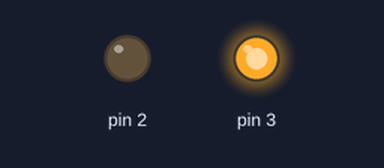
A sketch run on a simulated Arduino Uno, built with avr-gcc and run on an emulated ATmega328P. Parts: output pins drawn as LEDs (lit = HIGH).

Above: at 0.1 s.
Timing chart, 0 to 1.6 s (numbered marks = the images above):
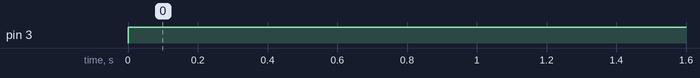

The sketch:

pin_testing.ino
```cpp
const int PIN=14;

void setup() {
  pinMode(2, OUTPUT);
  pinMode(3, OUTPUT);
}

void loop() {
  digitalWrite(2, LOW);   // turn the LED on (HIGH is the voltage level)                       // wait for a second
  digitalWrite(3, HIGH);    // turn the LED off by making the voltage LOW
}
```

Measured:
- by itself, pin 3: LOW → HIGH at 0.00 s
